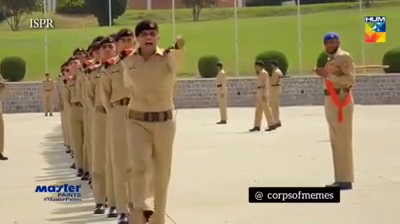
#> input picture frame 44 of media/WhatsApp Video 2020-12-23 at 3.03.13 PM.mp4, 400 x 224 px, given in place of expV.mp4, which was not available
$ python faceR.py
#> lines starting #> are read from the running program, lines starting #| are printed output that depends on the picture; after the words box and inside, x2 and y2 are one past the last pixel; in counts of white or black regions, pixels touching at a corner belong together
import cv2
import numpy as np

face_cascade = cv2.CascadeClassifier('cascades/data/haarcascade_frontalface_alt2.xml')

cap = cv2.VideoCapture('expV.mp4')

while(True):
    ret, frame = cap.read()
#> frame is the input picture: shape (224, 400, 3); mean B, G, R 110.8, 147.2, 160.5
    gray = cv2.cvtColor(frame, cv2.COLOR_BGR2GRAY)
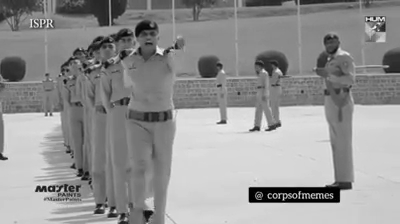
#> gray: shape (224, 400); min 0, max 245, mean 147
    faces = face_cascade.detectMultiScale(gray, scaleFactor=1.5, minNeighbors=5)
#> faces = ()
    for (x, y, w, h) in faces:
        # print(x,y,w,h)
        roi_gray = gray[y:y+h, x:x+w]
        roi_color = frame[y:y+h, x:x+w]
        img_item = "my-image.png"
        cv2.imwrite(img_item, roi_gray)

        color = (255, 0 , 0)
        stroke = 2
        width = x + w
        heigth = y + h
        end_cord_x = x + w
        end_cord_y = y + h
        cv2.rectangle(frame, (x, y), (width, heigth), color, stroke)
#> this loop made 0 passes

    cv2.imshow('frame', frame)

    if cv2.waitKey(20) & 0xFF == ord('q'):
#> (key q is pressed here)
        break

cap.release()
#> (the run stopped early here; a loop or call above may not have finished)

$ run again, starting later in the video
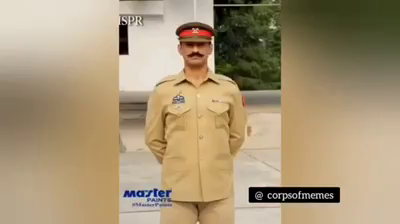
#> input picture frame 198 of media/WhatsApp Video 2020-12-23 at 3.03.13 PM.mp4, 400 x 224 px, given in place of expV.mp4, which was not available
#> frame is the input picture: shape (224, 400, 3); mean B, G, R 118.4, 149.3, 167.9
#> `gray = cv2.cvtColor(frame, cv2.COLOR_BGR2GRAY)`:
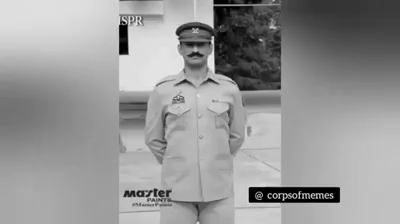
#> gray: shape (224, 400); min 0, max 243, mean 151.3
#> faces = ()

$ run again, starting later in the video
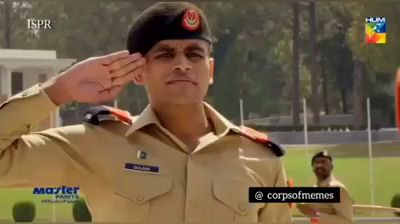
#> input picture frame 352 of media/WhatsApp Video 2020-12-23 at 3.03.13 PM.mp4, 400 x 224 px, given in place of expV.mp4, which was not available
#> frame is the input picture: shape (224, 400, 3); mean B, G, R 69.6, 96.2, 114.6
#> faces = [[146, 28, 68, 68]]
#> the loop `for (x, y, w, h) in faces:` made 1 pass
#> (x, y, w, h, img_item, color, stroke, width) on pass 1: (146, 28, 68, 68, 'my-image.png', (255, 0, 0), 2, 214)
#> pass 1, `roi_color = frame[y:y+h, x:x+w]`:
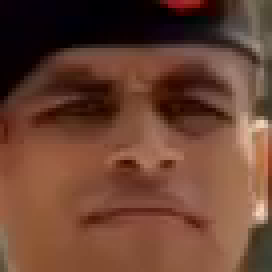
#> roi_color: shape (68, 68, 3) (shown 4 times larger); mean B, G, R 50.4, 66.5, 106
#> after the loop `for (x, y, w, h) in faces:`:
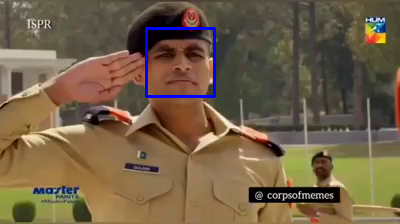
#> frame: shape (224, 400, 3); 0.91% of pixels changed, all inside (x1, y1, x2, y2) = (145, 27, 216, 98)
